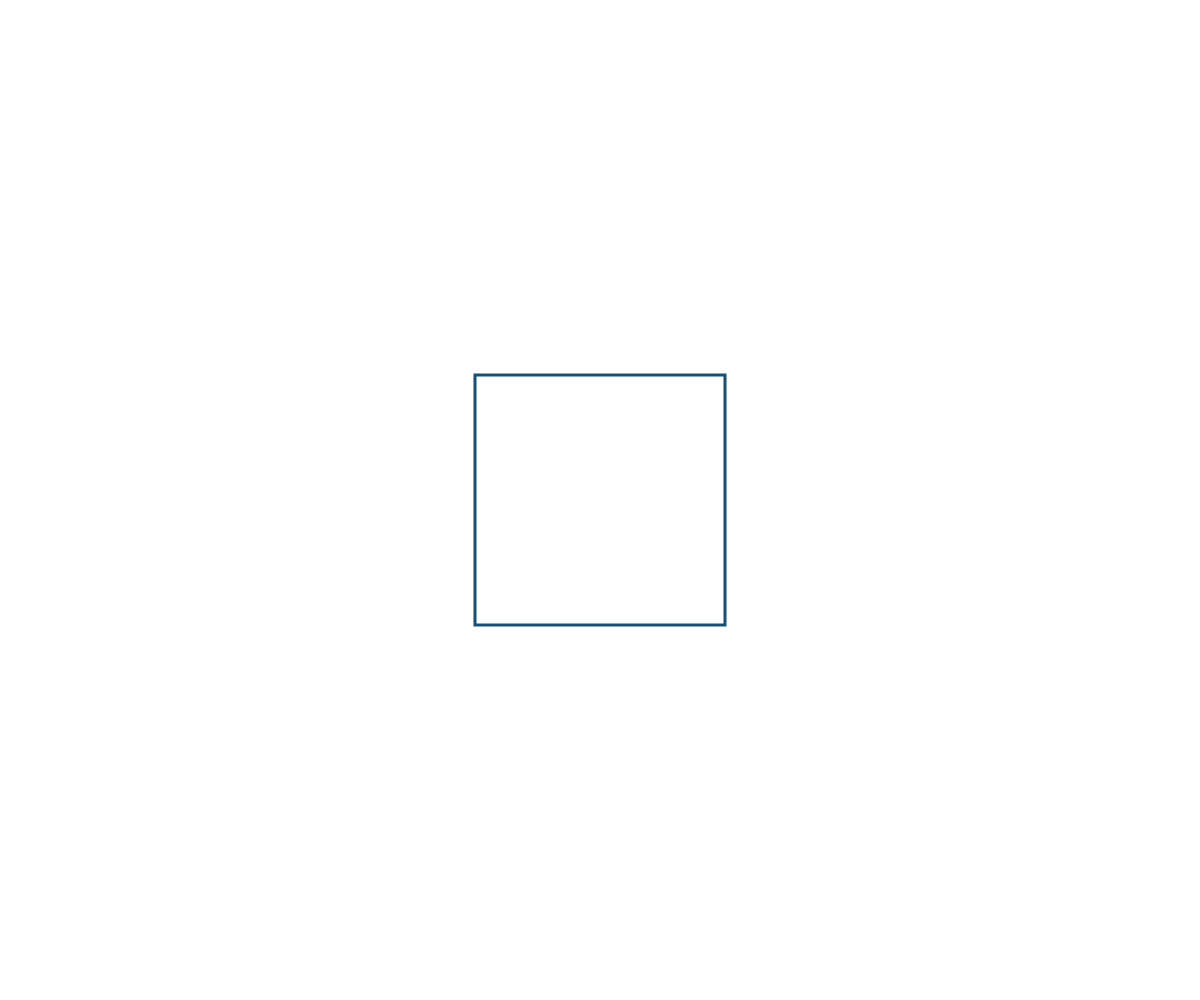
Frame 1 (no input)
Frame 60 (no input): identical to frame 1, image omitted
Frame 120 (the mouse pressed at the canvas centre since frame 60): identical to frame 1, image omitted

The p5.js sketch that drew this single still picture (run headless with seeded random() and noise() and a simulated clock; from frame 60 on, the mouse is pressed at the canvas centre):

// p5.js sketch
// ── sketch.js
function setup() {
  createCanvas(windowWidth, windowHeight);
  rectMode(CENTER);
}

function draw() {
  clear(); // keep canvas transparent so CSS background circle shows through

  // centered square size responsive to canvas
  const s = min(width, height) * 0.25;

  stroke(20, 80, 120);
  strokeWeight(3);
  fill(255, 230);
  rect(width / 2, height / 2, s, s);
}

function windowResized() {
  resizeCanvas(windowWidth, windowHeight);
}

// ── style.css
html,
body {
  margin: 0;
  padding: 0;
}

canvas {
  display: block;
}

html,
body {
  height: 100%;
}

body {
  min-height: 100vh;
  position: relative;
  overflow: hidden;
}

/* Teal-blue round background circle */
body::before {
  content: "";
  position: fixed;
  left: 50%;
  top: 50%;
  transform: translate(-50%, -50%);
  width: 80vmin;
  height: 80vmin;
  max-width: 900px;
  max-height: 900px;
  border-radius: 50%;
  background: radial-gradient(
    circle at 30% 30%,
    #66d5d9 0%,
    #0e8f9d 50%,
    #006970 100%
  );
  box-shadow: 0 40px 80px rgba(0, 0, 0, 0.22),
    inset 0 10px 30px rgba(255, 255, 255, 0.03);
  z-index: -1;
  pointer-events: none;
  opacity: 0.96;
}

canvas {
  display: block;
  position: relative;
  z-index: 0;
}
